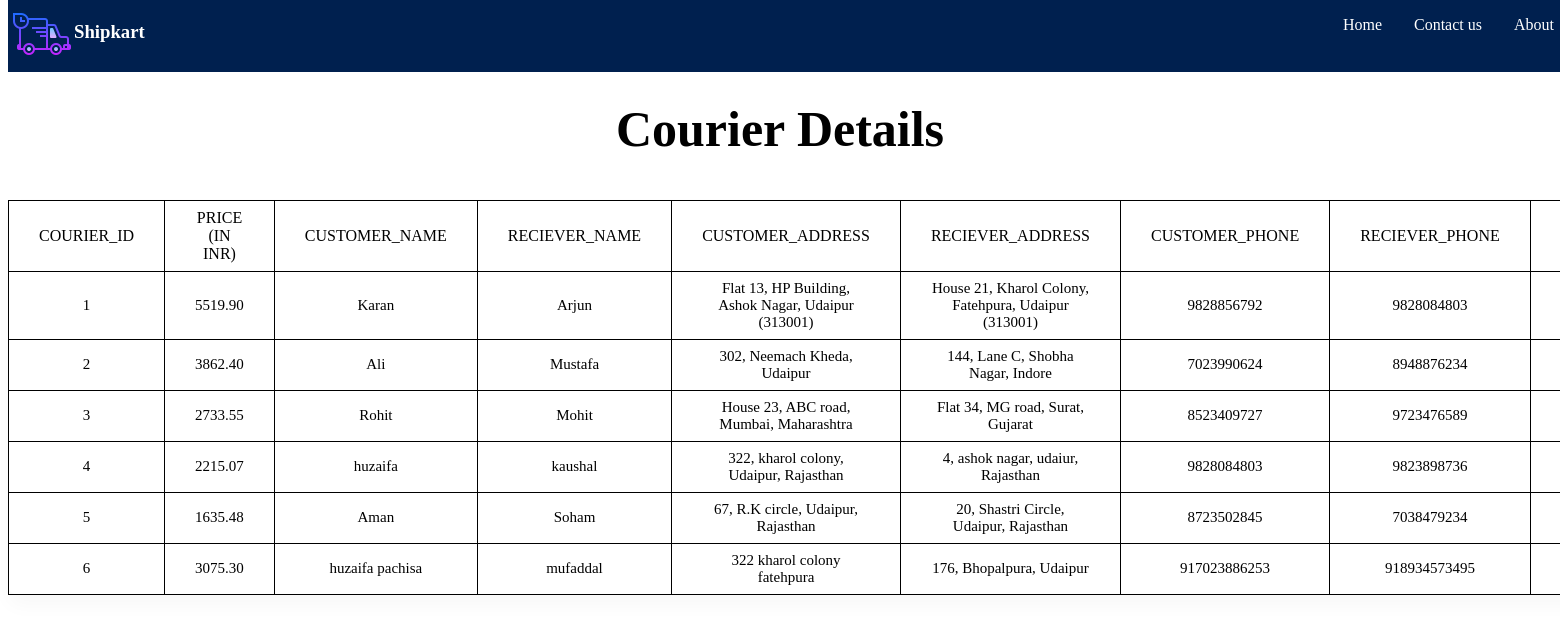
Page /d_after_lg.php on the committed database.
### tables this page shows
CREATE TABLE `courier` (
  `courier_id` int(11) NOT NULL,
  `price` decimal(10,0) NOT NULL,
  `length` int(6) NOT NULL,
  `height` int(6) NOT NULL,
  `courier_time` timestamp NOT NULL DEFAULT current_timestamp(),
  `quote_id` int(11) NOT NULL
);

CREATE TABLE `quote` (
  `quote_id` int(11) NOT NULL,
  `f_pincode` int(6) DEFAULT NULL,
  `t_pincode` int(6) DEFAULT NULL,
  `weight` int(5) DEFAULT NULL,
  `delivery_service` varchar(11) DEFAULT NULL,
  `price` decimal(13,2) DEFAULT NULL,
  `date` datetime NOT NULL DEFAULT current_timestamp()
);

CREATE TABLE `customer` (
  `cu_name` varchar(30) NOT NULL,
  `cu_phone_no` bigint(20) NOT NULL,
  `cu_email_id` varchar(30) NOT NULL,
  `cu_address` varchar(200) NOT NULL,
  `pickup_date` text NOT NULL,
  `quote_id` int(11) NOT NULL,
  `courier_id` int(11) NOT NULL
);

CREATE TABLE `reciever` (
  `r_name` varchar(30) NOT NULL,
  `r_phone_no` bigint(20) NOT NULL,
  `r_email_id` varchar(50) NOT NULL,
  `r_address` varchar(300) NOT NULL,
  `delivery_date` date NOT NULL,
  `courier_id` int(11) NOT NULL,
  `quote_id` int(11) NOT NULL
);

### c_fetch.php (the view, shortened to what this page needs)
<!DOCTYPE html>
<html>
<head>
</head>
<body>
<div class="center-div">
	<div class="table-responsive">
		<table>
			<thead>
				<tr>
					<th>courier_id</th>
					<th>price (in INR)</th>
					<th>customer_name</th>
					<th>reciever_name</th>
					<th>customer_address</th>
					<th>reciever_address</th>
					<th>customer_phone</th>
					<th>reciever_phone</th>
					<th>customer_email</th>
				</tr>
			</thead>
			<tbody>
						<?php
						include 'connection.php';
                        $selectquery = "SELECT c.courier_id,q.price,cu.cu_name,r.r_name,cu.cu_address,r.r_address,cu.cu_phone_no,r.r_phone_no,cu.cu_email_id,r.r_email_id,cu.pickup_date,r.delivery_date,q.f_pincode,q.t_pincode,q.delivery_service,q.weight,c.height,c.length,c.courier_time
						FROM courier as c, customer as cu, quote as q, reciever as r
						WHERE c.courier_id = cu.courier_id AND c.courier_id = r.courier_id AND q.quote_id = c.quote_id AND q.quote_id = cu.quote_id
						ORDER BY courier_id ASC";
                        $query = mysqli_query ($conn,$selectquery);
                        while ($res = mysqli_fetch_assoc($query)){
                        ?>
							<tr>
							<td><?php echo $res['courier_id'];?></td>
							<td><?php echo $res['price'];?></td>
							<td><?php echo $res['cu_name'];?></td>
							<td><?php echo $res['r_name'];?></td>
							<td><?php echo $res['cu_address'];?></td>
							<td><?php echo $res['r_address'];?></td>
							<td><?php echo $res['cu_phone_no'];?></td>
							<td><?php echo $res['r_phone_no'];?></td>
							<td><?php echo $res['cu_email_id'];?></td>
						</tr>
						<?php
						}
				?>
			</tbody>
		</table>
	</div>
</div>

### d_after_lg.php (shortened to what this page needs)
<!DOCTYPE html>
<html>
<head>
</head>
<body>
	<ul>
		<li><img src="logo.png" /> </li>
		<li>
			<h3><b>Shipkart</b></h3>
		</li>
		<li style="float:right"><a href="about.html">About</a></li>
		<li style="float:right"><a href="contact.html">Contact us</a></li>
		<li style="float:right"><a href="Home.html">Home</a></li>
	</ul>
	<h2><b>Courier Details</b></h2>
</body>
</html>
<?php
include 'c_fetch.php';
?>

### d_after_lg.php (style rules this page uses)
ul { list-style-type: none; margin: 0px; padding: 2px; overflow: hidden; background-color: #00204fff; position: fixed; width: 100%; top: 0; }
li { float: left; }
li a { display: block; color: white; text-align: center; padding: 14px 16px; text-decoration: none; float: left; }
h3 { color: white; }
h2 { text-align: center; margin-top: 100px; font-size: 50px; }
body { background-repeat: no-repeat; background-image: url('https://img.freepik.com/free-vector/3d-perspective-style-diamond-shape-white-background_1017-27556.jpg?size=626&ext=jpg'); background-position: relative; background-size: 100%; }

### rows in the picture
courier: courier_id "1", quote.price "5519.90", customer.cu_name "Karan", reciever.r_name "Arjun", customer.cu_address "Flat 13, HP Building, Ashok Nagar, Udaipur (313001)", reciever.r_address "House 21, Kharol Colony, Fatehpura, Udaipur (313001)", customer.cu_phone_no "9828856792", reciever.r_phone_no "9828084803"
courier: courier_id "2", quote.price "3862.40", customer.cu_name "Ali", reciever.r_name "Mustafa", customer.cu_address "302, Neemach Kheda, Udaipur", reciever.r_address "144, Lane C, Shobha Nagar, Indore", customer.cu_phone_no "7023990624", reciever.r_phone_no "8948876234"
courier: courier_id "3", quote.price "2733.55", customer.cu_name "Rohit", reciever.r_name "Mohit", customer.cu_address "House 23, ABC road, Mumbai, Maharashtra", reciever.r_address "Flat 34, MG road, Surat, Gujarat", customer.cu_phone_no "8523409727", reciever.r_phone_no "9723476589"
courier: courier_id "4", quote.price "2215.07", customer.cu_name "huzaifa", reciever.r_name "kaushal", customer.cu_address "322, kharol colony, Udaipur, Rajasthan", reciever.r_address "4, ashok nagar, udaiur, Rajasthan", customer.cu_phone_no "9828084803", reciever.r_phone_no "9823898736"
courier: courier_id "5", quote.price "1635.48", customer.cu_name "Aman", reciever.r_name "Soham", customer.cu_address "67, R.K circle, Udaipur, Rajasthan", reciever.r_address "20, Shastri Circle, Udaipur, Rajasthan", customer.cu_phone_no "8723502845", reciever.r_phone_no "7038479234"
courier: courier_id "6", quote.price "3075.30", customer.cu_name "huzaifa pachisa", reciever.r_name "mufaddal", customer.cu_address "322 kharol colony fatehpura", reciever.r_address "176, Bhopalpura, Udaipur", customer.cu_phone_no "917023886253", reciever.r_phone_no "918934573495"
